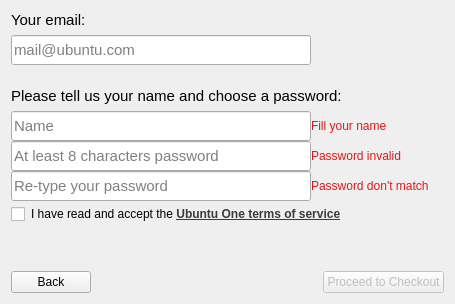
<?xml version="1.0" encoding="UTF-8"?>
<ui version="4.0">
 <class>RegisterForm</class>
 <widget class="QWidget" name="RegisterForm">
  <property name="geometry">
   <rect>
    <x>0</x>
    <y>0</y>
    <width>455</width>
    <height>304</height>
   </rect>
  </property>
  <property name="windowTitle">
   <string>Form</string>
  </property>
  <layout class="QVBoxLayout" name="verticalLayout">
   <item>
    <widget class="QLabel" name="label">
     <property name="sizePolicy">
      <sizepolicy hsizetype="Preferred" vsizetype="Fixed">
       <horstretch>0</horstretch>
       <verstretch>0</verstretch>
      </sizepolicy>
     </property>
     <property name="font">
      <font>
       <family>Ubuntu</family>
       <pointsize>11</pointsize>
       <weight>50</weight>
       <bold>false</bold>
      </font>
     </property>
     <property name="text">
      <string>Your email:</string>
     </property>
    </widget>
   </item>
   <item>
    <widget class="QLineEdit" name="lineEmail">
     <property name="minimumSize">
      <size>
       <width>300</width>
       <height>30</height>
      </size>
     </property>
     <property name="maximumSize">
      <size>
       <width>300</width>
       <height>16777215</height>
      </size>
     </property>
     <property name="font">
      <font>
       <family>Ubuntu</family>
       <pointsize>11</pointsize>
      </font>
     </property>
     <property name="placeholderText">
      <string>mail@ubuntu.com</string>
     </property>
    </widget>
   </item>
   <item>
    <spacer name="verticalSpacer_2">
     <property name="orientation">
      <enum>Qt::Vertical</enum>
     </property>
     <property name="sizeType">
      <enum>QSizePolicy::Fixed</enum>
     </property>
     <property name="sizeHint" stdset="0">
      <size>
       <width>0</width>
       <height>16</height>
      </size>
     </property>
    </spacer>
   </item>
   <item>
    <widget class="QLabel" name="label_2">
     <property name="sizePolicy">
      <sizepolicy hsizetype="Preferred" vsizetype="Fixed">
       <horstretch>0</horstretch>
       <verstretch>0</verstretch>
      </sizepolicy>
     </property>
     <property name="font">
      <font>
       <family>Ubuntu</family>
       <pointsize>11</pointsize>
       <weight>50</weight>
       <bold>false</bold>
      </font>
     </property>
     <property name="text">
      <string>Please tell us your name and choose a password:</string>
     </property>
    </widget>
   </item>
   <item>
    <layout class="QVBoxLayout" name="verticalLayout_2">
     <property name="spacing">
      <number>0</number>
     </property>
     <item>
      <layout class="QHBoxLayout" name="horizontalLayout_2">
       <item>
        <widget class="QLineEdit" name="lineName">
         <property name="minimumSize">
          <size>
           <width>300</width>
           <height>30</height>
          </size>
         </property>
         <property name="maximumSize">
          <size>
           <width>300</width>
           <height>16777215</height>
          </size>
         </property>
         <property name="font">
          <font>
           <family>Ubuntu</family>
           <pointsize>11</pointsize>
          </font>
         </property>
         <property name="placeholderText">
          <string>Name</string>
         </property>
        </widget>
       </item>
       <item>
        <widget class="QLabel" name="lblNameError">
         <property name="font">
          <font>
           <family>Ubuntu</family>
          </font>
         </property>
         <property name="text">
          <string>&lt;html&gt;&lt;head/&gt;&lt;body&gt;&lt;p&gt;&lt;span style=&quot; color:#eb1313;&quot;&gt;Fill your name&lt;/span&gt;&lt;/p&gt;&lt;/body&gt;&lt;/html&gt;</string>
         </property>
        </widget>
       </item>
       <item>
        <spacer name="horizontalSpacer_2">
         <property name="orientation">
          <enum>Qt::Horizontal</enum>
         </property>
         <property name="sizeHint" stdset="0">
          <size>
           <width>1</width>
           <height>0</height>
          </size>
         </property>
        </spacer>
       </item>
      </layout>
     </item>
     <item>
      <layout class="QHBoxLayout" name="horizontalLayout_3">
       <item>
        <widget class="QLineEdit" name="linePassword">
         <property name="minimumSize">
          <size>
           <width>300</width>
           <height>30</height>
          </size>
         </property>
         <property name="maximumSize">
          <size>
           <width>300</width>
           <height>16777215</height>
          </size>
         </property>
         <property name="font">
          <font>
           <family>Ubuntu</family>
           <pointsize>11</pointsize>
          </font>
         </property>
         <property name="echoMode">
          <enum>QLineEdit::Password</enum>
         </property>
         <property name="placeholderText">
          <string>At least 8 characters password</string>
         </property>
        </widget>
       </item>
       <item>
        <widget class="QLabel" name="lblPasswordError">
         <property name="font">
          <font>
           <family>Ubuntu</family>
          </font>
         </property>
         <property name="text">
          <string>&lt;html&gt;&lt;head/&gt;&lt;body&gt;&lt;p&gt;&lt;span style=&quot; color:#eb1313;&quot;&gt;Password invalid&lt;/span&gt;&lt;/p&gt;&lt;/body&gt;&lt;/html&gt;</string>
         </property>
        </widget>
       </item>
       <item>
        <spacer name="horizontalSpacer_3">
         <property name="orientation">
          <enum>Qt::Horizontal</enum>
         </property>
         <property name="sizeHint" stdset="0">
          <size>
           <width>1</width>
           <height>0</height>
          </size>
         </property>
        </spacer>
       </item>
      </layout>
     </item>
     <item>
      <layout class="QHBoxLayout" name="horizontalLayout_4">
       <item>
        <widget class="QLineEdit" name="lineConfirm">
         <property name="minimumSize">
          <size>
           <width>300</width>
           <height>30</height>
          </size>
         </property>
         <property name="maximumSize">
          <size>
           <width>300</width>
           <height>16777215</height>
          </size>
         </property>
         <property name="font">
          <font>
           <family>Ubuntu</family>
           <pointsize>11</pointsize>
          </font>
         </property>
         <property name="echoMode">
          <enum>QLineEdit::Password</enum>
         </property>
         <property name="placeholderText">
          <string>Re-type your password</string>
         </property>
        </widget>
       </item>
       <item>
        <widget class="QLabel" name="lblConfirmError">
         <property name="font">
          <font>
           <family>Ubuntu</family>
          </font>
         </property>
         <property name="text">
          <string>&lt;html&gt;&lt;head/&gt;&lt;body&gt;&lt;p&gt;&lt;span style=&quot; color:#eb1313;&quot;&gt;Password don't match&lt;/span&gt;&lt;/p&gt;&lt;/body&gt;&lt;/html&gt;</string>
         </property>
        </widget>
       </item>
       <item>
        <spacer name="horizontalSpacer_4">
         <property name="orientation">
          <enum>Qt::Horizontal</enum>
         </property>
         <property name="sizeHint" stdset="0">
          <size>
           <width>1</width>
           <height>0</height>
          </size>
         </property>
        </spacer>
       </item>
      </layout>
     </item>
    </layout>
   </item>
   <item>
    <layout class="QHBoxLayout" name="horizontalLayout_5">
     <item>
      <widget class="QCheckBox" name="checkBox">
       <property name="sizePolicy">
        <sizepolicy hsizetype="Fixed" vsizetype="Fixed">
         <horstretch>0</horstretch>
         <verstretch>0</verstretch>
        </sizepolicy>
       </property>
       <property name="text">
        <string/>
       </property>
      </widget>
     </item>
     <item>
      <widget class="QLabel" name="label_3">
       <property name="text">
        <string>&lt;html&gt;&lt;head/&gt;&lt;body&gt;&lt;p&gt;I have read and accept the &lt;a href=&quot;https://one.ubuntu.com/terms/&quot;&gt;&lt;span style=&quot; font-weight:600; text-decoration: underline; color:#3c3b37;&quot;&gt;Ubuntu One terms of service&lt;/span&gt;&lt;/a&gt;&lt;/p&gt;&lt;/body&gt;&lt;/html&gt;</string>
       </property>
       <property name="openExternalLinks">
        <bool>true</bool>
       </property>
      </widget>
     </item>
    </layout>
   </item>
   <item>
    <spacer name="verticalSpacer">
     <property name="orientation">
      <enum>Qt::Vertical</enum>
     </property>
     <property name="sizeHint" stdset="0">
      <size>
       <width>0</width>
       <height>1</height>
      </size>
     </property>
    </spacer>
   </item>
   <item>
    <layout class="QHBoxLayout" name="horizontalLayout">
     <item>
      <widget class="QPushButton" name="btnBack">
       <property name="font">
        <font>
         <family>Ubuntu</family>
        </font>
       </property>
       <property name="text">
        <string>Back</string>
       </property>
      </widget>
     </item>
     <item>
      <spacer name="horizontalSpacer">
       <property name="orientation">
        <enum>Qt::Horizontal</enum>
       </property>
       <property name="sizeHint" stdset="0">
        <size>
         <width>1</width>
         <height>0</height>
        </size>
       </property>
      </spacer>
     </item>
     <item>
      <widget class="QPushButton" name="btnCheckout">
       <property name="enabled">
        <bool>false</bool>
       </property>
       <property name="font">
        <font>
         <family>Ubuntu</family>
        </font>
       </property>
       <property name="text">
        <string>Proceed to Checkout</string>
       </property>
      </widget>
     </item>
    </layout>
   </item>
  </layout>
 </widget>
 <resources/>
 <connections/>
</ui>
